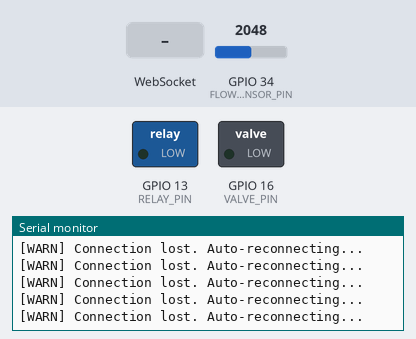
The program below on a simulated ESP32. Shown: switched loads named in the program (green lamp = pin HIGH), the last lines printed to the serial monitor. Inputs (shaded band) come from the test bench; at power-on: GPIO 34 (FLOW_SENSOR_PIN) = 2048 (analog values on the 0–4095 scale). WiFi joins after 1.5 s; servers stay silent unless stated; random numbers use the default seed unless the program sets one; EEPROM starts erased.

Above: at 1.7 s.
1.8 s: WebSocket text "setTarget:" received
At 2.4 s:
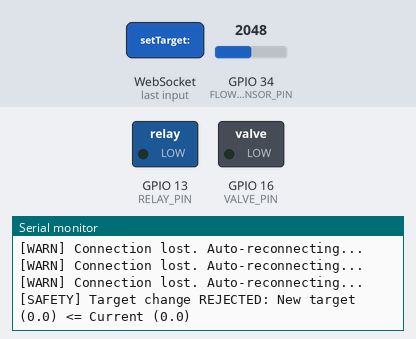
3.5 s: WebSocket text "resetBatch" received
At 4.7 s:
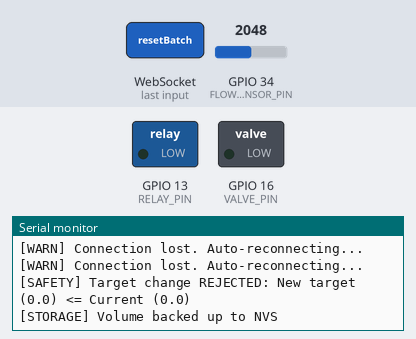

The program:

main.cpp
```cpp
#include <WiFi.h>
#include <WebServer.h>
#include <WebSocketsServer.h>
#include <ArduinoJson.h>
#include <Preferences.h>
#include <esp_task_wdt.h>
#include "index_html.h"

// Configuration
const char* ssid = "roku";
const char* password = "Linux.456";
#define FLOW_SENSOR_PIN 34
#define RELAY_PIN 13
#define VALVE_PIN 16
#define WDT_TIMEOUT 5

// Global Objects
WebServer server(80);
WebSocketsServer webSocket(81);
Preferences preferences;

// Volatile System State
struct SystemState {
    float accumulatedVolume = 0;
    float currentFlow = 0;
    float volumeTarget = 1000.0;
    bool relayActive = false;
    bool valveActive = false;
    bool targetReached = false;
    unsigned long relayStartTime = 0;
    unsigned long accumulatedTimeMs = 0;
} state;

// Kalman Filter for Noise reduction
class KalmanFilter {
    float _q, _r, _p, _x, _k;
public:
    KalmanFilter(float q, float r, float p, float initial) : _q(q), _r(r), _p(p), _x(initial) {}
    float update(float measurement) {
        _p = _p + _q;
        _k = _p / (_p + _r);
        _x = _x + _k * (measurement - _x);
        _p = (1 - _k) * _p;
        return _x;
    }
} flowFilter(0.01, 0.1, 1.0, 0.0);

// Function Prototypes
void broadcastStatus();
void saveVolumeToNVS();

// --- CORE 1: High Priority Flow Integration Task ---
void flowControlTask(void * pvParameters) {
    unsigned long lastCalc = millis();
    esp_task_wdt_add(NULL); // Add current task to WDT

    for(;;) {
        esp_task_wdt_reset(); // Feed WDT

        unsigned long now = millis();
        int raw = analogRead(FLOW_SENSOR_PIN);

        // Industrial Mapping (4096 is 12-bit ADC)
        float raw_flow = (float)(raw - 744) * 100.0 / (3720 - 744);
        if (raw_flow < 0) raw_flow = 0;
        state.currentFlow = flowFilter.update(raw_flow);

        if (state.relayActive && !state.targetReached) {
            float timeStep = (now - lastCalc) / 1000.0;
            state.accumulatedVolume += (state.currentFlow / 60.0) * timeStep;

            if (state.accumulatedVolume >= state.volumeTarget) {
                state.accumulatedVolume = state.volumeTarget;
                state.targetReached = true;
                state.relayActive = false;
                digitalWrite(RELAY_PIN, LOW);
                Serial.println("[CRITICAL] Target Reached. Pump OFF.");
                broadcastStatus();
            }
        }
        lastCalc = now;
        vTaskDelay(pdMS_TO_TICKS(100)); // 10Hz sampling
    }
}

// --- CORE 0: Network & UI Management ---
void handleRoot() { server.send_P(200, "text/html", INDEX_HTML); }

void broadcastStatus() {
    // Consolidated Status Update
    StaticJsonDocument<512> doc;

    unsigned long currentSession = state.accumulatedTimeMs;
    if (state.relayActive) currentSession += (millis() - state.relayStartTime);

    doc["type"] = "status";
    doc["flow"] = state.currentFlow;
    doc["vol"] = state.accumulatedVolume;
    doc["target"] = state.volumeTarget;
    doc["elapsed"] = currentSession / 1000;
    doc["targetReached"] = state.targetReached;
    doc["uptime"] = millis() / 1000;
    doc["relay"] = state.relayActive;
    doc["valve"] = state.valveActive;

    String msg;
    serializeJson(doc, msg);
    webSocket.broadcastTXT(msg);
}

void webSocketEvent(uint8_t num, WStype_t type, uint8_t * payload, size_t length) {
    if (type == WStype_TEXT) {
        String text = String((char*)payload);
        if (text.startsWith("toggle:")) {
            int pin = text.substring(7).toInt();
            if (pin == RELAY_PIN) {
                state.relayActive = !state.relayActive;
                digitalWrite(RELAY_PIN, state.relayActive ? HIGH : LOW);
                if (state.relayActive) {
                    if (state.targetReached) {
                        state.accumulatedVolume = 0;
                        state.accumulatedTimeMs = 0;
                        state.targetReached = false;
                    }
                    state.relayStartTime = millis();
                } else {
                    state.accumulatedTimeMs += (millis() - state.relayStartTime);
                    saveVolumeToNVS();
                }
            } else if (pin == VALVE_PIN) {
                state.valveActive = !state.valveActive;
                digitalWrite(VALVE_PIN, state.valveActive ? HIGH : LOW);
            }

            // Sync UI
            String sync = "{\"type\":\"pinState\",\"pin\":" + String(pin) + ",\"state\":" + String(digitalRead(pin)) + "}";
            webSocket.broadcastTXT(sync);
            broadcastStatus();
        } else if (text.startsWith("setTarget:")) {
            // Safety Rule 1: Don't allow changes while running
            if (state.relayActive) {
                Serial.println("[SAFETY] Target change REJECTED: System is running.");
                return;
            }

            float newTarget = text.substring(10).toFloat();

            // Safety Rule 2: New target must be greater than current volume
            if (newTarget > state.accumulatedVolume) {
                state.volumeTarget = newTarget;
                state.targetReached = false;
                broadcastStatus();
                Serial.printf("[SYSTEM] Target updated to %.1f L\n", state.volumeTarget);
            } else {
                Serial.printf("[SAFETY] Target change REJECTED: New target (%.1f) <= Current (%.1f)\n", newTarget, state.accumulatedVolume);
                // Force sync frontend to revert value
                broadcastStatus();
            }
        } else if (text == "resetBatch") {
            if (state.relayActive) {
                Serial.println("[SAFETY] Reset REJECTED: System is running.");
                return;
            }
            state.accumulatedVolume = 0;
            state.accumulatedTimeMs = 0;
            state.targetReached = false;
            saveVolumeToNVS();
            broadcastStatus();
        }
    }
}

void saveVolumeToNVS() {
    preferences.putFloat("lastVol", state.accumulatedVolume);
    Serial.println("[STORAGE] Volume backed up to NVS");
}

void setup() {
    Serial.begin(115200);
    delay(500);

    // Watchdog Setup
    esp_task_wdt_init(WDT_TIMEOUT, true);
    esp_task_wdt_add(NULL); // Main loop watchdog

    // Load persisted data
    preferences.begin("flow", false);
    state.accumulatedVolume = preferences.getFloat("lastVol", 0);
    Serial.printf("[BOOT] Resumed Volume: %.2f L\n", state.accumulatedVolume);

    pinMode(RELAY_PIN, OUTPUT);
    pinMode(VALVE_PIN, OUTPUT);
    digitalWrite(RELAY_PIN, LOW);
    digitalWrite(VALVE_PIN, LOW);

    // ADC Resolution for Industrial accuracy
    analogReadResolution(12);

    // WiFi Robustness & Performance
    WiFi.setHostname("esp32-industrial-flow");
    WiFi.setAutoReconnect(true);
    WiFi.setSleep(false); // CRITICAL: Performance fix for laggy web servers
    WiFi.begin(ssid, password);

    server.on("/", handleRoot);
    server.begin();
    webSocket.begin();
    webSocket.onEvent(webSocketEvent);

    // Task Creation
    xTaskCreatePinnedToCore(flowControlTask, "FlowTask", 4096, NULL, 5, NULL, 1);

    Serial.println("[SYSTEM] Multi-core Industrial Controller ready.");
}

void loop() {
    esp_task_wdt_reset(); // Primary Loop Watchdog reset
    server.handleClient();
    webSocket.loop();

    // Periodic UI refreshes (Core 0 handles the radio, but loop runs on Core 1)
    static unsigned long lastUpdate = 0;
    if (millis() - lastUpdate > 250) { // Increased from 2000ms to 250ms for smooth updates
        lastUpdate = millis();
        broadcastStatus();

        // Save to NVS every 30 seconds to prevent flash wear but allow recovery
        static unsigned long lastSave = 0;
        if (millis() - lastSave > 30000) {
            lastSave = millis();
            saveVolumeToNVS();
        }

        if (WiFi.status() != WL_CONNECTED) {
            Serial.println("[WARN] Connection lost. Auto-reconnecting...");
        }
    }
}
```

Source omitted: index_html.h (17689 bytes)

Measured:
- after the input at 1.8 s, the serial monitor: prints a new line after 0.20 s (image 1)
- after the input at 3.5 s, the serial monitor: prints a new line at once (image 2)
